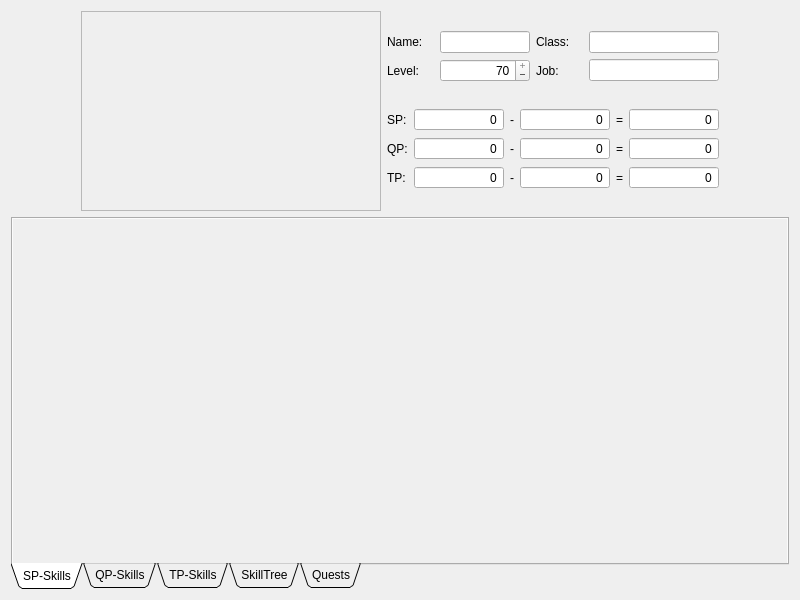
<?xml version="1.0" encoding="UTF-8"?>
<ui version="4.0">
 <class>WidgetBuild</class>
 <widget class="QWidget" name="WidgetBuild">
  <property name="geometry">
   <rect>
    <x>0</x>
    <y>0</y>
    <width>800</width>
    <height>600</height>
   </rect>
  </property>
  <property name="windowTitle">
   <string>Build</string>
  </property>
  <layout class="QVBoxLayout" name="verticalLayout_2">
   <item>
    <layout class="QHBoxLayout" name="horizontalLayout">
     <item>
      <spacer name="horizontalSpacer_2">
       <property name="orientation">
        <enum>Qt::Horizontal</enum>
       </property>
       <property name="sizeHint" stdset="0">
        <size>
         <width>40</width>
         <height>20</height>
        </size>
       </property>
      </spacer>
     </item>
     <item>
      <widget class="QLabel" name="labelCharPicture">
       <property name="minimumSize">
        <size>
         <width>300</width>
         <height>200</height>
        </size>
       </property>
       <property name="maximumSize">
        <size>
         <width>300</width>
         <height>200</height>
        </size>
       </property>
       <property name="frameShape">
        <enum>QFrame::StyledPanel</enum>
       </property>
       <property name="frameShadow">
        <enum>QFrame::Raised</enum>
       </property>
       <property name="text">
        <string/>
       </property>
       <property name="scaledContents">
        <bool>false</bool>
       </property>
       <property name="alignment">
        <set>Qt::AlignBottom|Qt::AlignLeading|Qt::AlignLeft</set>
       </property>
      </widget>
     </item>
     <item>
      <layout class="QVBoxLayout" name="verticalLayout">
       <item>
        <layout class="QGridLayout" name="gridLayout_2">
         <item row="0" column="0">
          <widget class="QLabel" name="labelName">
           <property name="text">
            <string>Name:</string>
           </property>
          </widget>
         </item>
         <item row="1" column="2">
          <widget class="QLabel" name="labelSubclass">
           <property name="text">
            <string>Job:</string>
           </property>
           <property name="alignment">
            <set>Qt::AlignLeading|Qt::AlignLeft|Qt::AlignVCenter</set>
           </property>
          </widget>
         </item>
         <item row="1" column="3">
          <widget class="QLineEdit" name="lineEditSubClass">
           <property name="enabled">
            <bool>true</bool>
           </property>
           <property name="sizePolicy">
            <sizepolicy hsizetype="Fixed" vsizetype="Fixed">
             <horstretch>0</horstretch>
             <verstretch>0</verstretch>
            </sizepolicy>
           </property>
           <property name="minimumSize">
            <size>
             <width>130</width>
             <height>0</height>
            </size>
           </property>
           <property name="maximumSize">
            <size>
             <width>130</width>
             <height>16777215</height>
            </size>
           </property>
           <property name="text">
            <string/>
           </property>
           <property name="readOnly">
            <bool>true</bool>
           </property>
          </widget>
         </item>
         <item row="1" column="0">
          <widget class="QLabel" name="labelLevel">
           <property name="text">
            <string>Level:</string>
           </property>
           <property name="alignment">
            <set>Qt::AlignLeading|Qt::AlignLeft|Qt::AlignVCenter</set>
           </property>
          </widget>
         </item>
         <item row="1" column="1">
          <widget class="QSpinBox" name="spinBoxLevel">
           <property name="minimumSize">
            <size>
             <width>50</width>
             <height>0</height>
            </size>
           </property>
           <property name="alignment">
            <set>Qt::AlignRight|Qt::AlignTrailing|Qt::AlignVCenter</set>
           </property>
           <property name="buttonSymbols">
            <enum>QAbstractSpinBox::PlusMinus</enum>
           </property>
           <property name="minimum">
            <number>1</number>
           </property>
           <property name="maximum">
            <number>70</number>
           </property>
           <property name="value">
            <number>70</number>
           </property>
          </widget>
         </item>
         <item row="0" column="3">
          <widget class="QLineEdit" name="lineEditClass">
           <property name="enabled">
            <bool>true</bool>
           </property>
           <property name="sizePolicy">
            <sizepolicy hsizetype="Fixed" vsizetype="Fixed">
             <horstretch>0</horstretch>
             <verstretch>0</verstretch>
            </sizepolicy>
           </property>
           <property name="minimumSize">
            <size>
             <width>130</width>
             <height>0</height>
            </size>
           </property>
           <property name="maximumSize">
            <size>
             <width>130</width>
             <height>16777215</height>
            </size>
           </property>
           <property name="readOnly">
            <bool>true</bool>
           </property>
          </widget>
         </item>
         <item row="0" column="2">
          <widget class="QLabel" name="labelClass">
           <property name="text">
            <string>Class:</string>
           </property>
          </widget>
         </item>
         <item row="0" column="1">
          <widget class="QLineEdit" name="lineEditName">
           <property name="sizePolicy">
            <sizepolicy hsizetype="Fixed" vsizetype="Fixed">
             <horstretch>0</horstretch>
             <verstretch>0</verstretch>
            </sizepolicy>
           </property>
           <property name="minimumSize">
            <size>
             <width>90</width>
             <height>0</height>
            </size>
           </property>
           <property name="maximumSize">
            <size>
             <width>90</width>
             <height>16777215</height>
            </size>
           </property>
           <property name="text">
            <string/>
           </property>
          </widget>
         </item>
        </layout>
       </item>
       <item>
        <layout class="QGridLayout" name="gridLayout">
         <item row="2" column="4">
          <widget class="QLabel" name="labelTPEqual">
           <property name="text">
            <string>=</string>
           </property>
          </widget>
         </item>
         <item row="1" column="0">
          <widget class="QLabel" name="labelQPTotal">
           <property name="locale">
            <locale language="German" country="Germany"/>
           </property>
           <property name="text">
            <string>QP:</string>
           </property>
          </widget>
         </item>
         <item row="0" column="0">
          <widget class="QLabel" name="labelSPTotal">
           <property name="text">
            <string>SP:</string>
           </property>
          </widget>
         </item>
         <item row="0" column="2">
          <widget class="QLabel" name="labelSPMinus">
           <property name="text">
            <string>-</string>
           </property>
          </widget>
         </item>
         <item row="1" column="2">
          <widget class="QLabel" name="labelQPMinus">
           <property name="text">
            <string>-</string>
           </property>
          </widget>
         </item>
         <item row="2" column="0">
          <widget class="QLabel" name="labelTPTotal">
           <property name="locale">
            <locale language="German" country="Germany"/>
           </property>
           <property name="text">
            <string>TP:</string>
           </property>
          </widget>
         </item>
         <item row="1" column="4">
          <widget class="QLabel" name="labelQPEqual">
           <property name="text">
            <string>=</string>
           </property>
          </widget>
         </item>
         <item row="2" column="2">
          <widget class="QLabel" name="labelTPMinus">
           <property name="text">
            <string>-</string>
           </property>
          </widget>
         </item>
         <item row="0" column="4">
          <widget class="QLabel" name="labelSPEqual">
           <property name="text">
            <string>=</string>
           </property>
          </widget>
         </item>
         <item row="0" column="1">
          <widget class="QSpinBox" name="spinBoxSpTotal">
           <property name="minimumSize">
            <size>
             <width>90</width>
             <height>0</height>
            </size>
           </property>
           <property name="maximumSize">
            <size>
             <width>90</width>
             <height>16777215</height>
            </size>
           </property>
           <property name="alignment">
            <set>Qt::AlignRight|Qt::AlignTrailing|Qt::AlignVCenter</set>
           </property>
           <property name="readOnly">
            <bool>true</bool>
           </property>
           <property name="buttonSymbols">
            <enum>QAbstractSpinBox::NoButtons</enum>
           </property>
           <property name="maximum">
            <number>99999</number>
           </property>
           <property name="value">
            <number>0</number>
           </property>
          </widget>
         </item>
         <item row="1" column="1">
          <widget class="QSpinBox" name="spinBoxQpTotal">
           <property name="minimumSize">
            <size>
             <width>90</width>
             <height>0</height>
            </size>
           </property>
           <property name="maximumSize">
            <size>
             <width>90</width>
             <height>16777215</height>
            </size>
           </property>
           <property name="alignment">
            <set>Qt::AlignRight|Qt::AlignTrailing|Qt::AlignVCenter</set>
           </property>
           <property name="readOnly">
            <bool>true</bool>
           </property>
           <property name="buttonSymbols">
            <enum>QAbstractSpinBox::NoButtons</enum>
           </property>
           <property name="maximum">
            <number>99999</number>
           </property>
           <property name="value">
            <number>0</number>
           </property>
          </widget>
         </item>
         <item row="2" column="1">
          <widget class="QSpinBox" name="spinBoxTpTotal">
           <property name="minimumSize">
            <size>
             <width>90</width>
             <height>0</height>
            </size>
           </property>
           <property name="maximumSize">
            <size>
             <width>90</width>
             <height>16777215</height>
            </size>
           </property>
           <property name="alignment">
            <set>Qt::AlignRight|Qt::AlignTrailing|Qt::AlignVCenter</set>
           </property>
           <property name="readOnly">
            <bool>true</bool>
           </property>
           <property name="buttonSymbols">
            <enum>QAbstractSpinBox::NoButtons</enum>
           </property>
           <property name="maximum">
            <number>99999</number>
           </property>
           <property name="value">
            <number>0</number>
           </property>
          </widget>
         </item>
         <item row="0" column="3">
          <widget class="QSpinBox" name="spinBoxSpUsed">
           <property name="minimumSize">
            <size>
             <width>90</width>
             <height>0</height>
            </size>
           </property>
           <property name="maximumSize">
            <size>
             <width>90</width>
             <height>16777215</height>
            </size>
           </property>
           <property name="alignment">
            <set>Qt::AlignRight|Qt::AlignTrailing|Qt::AlignVCenter</set>
           </property>
           <property name="readOnly">
            <bool>true</bool>
           </property>
           <property name="buttonSymbols">
            <enum>QAbstractSpinBox::NoButtons</enum>
           </property>
           <property name="maximum">
            <number>99999</number>
           </property>
           <property name="value">
            <number>0</number>
           </property>
          </widget>
         </item>
         <item row="1" column="3">
          <widget class="QSpinBox" name="spinBoxQpUsed">
           <property name="minimumSize">
            <size>
             <width>90</width>
             <height>0</height>
            </size>
           </property>
           <property name="maximumSize">
            <size>
             <width>90</width>
             <height>16777215</height>
            </size>
           </property>
           <property name="alignment">
            <set>Qt::AlignRight|Qt::AlignTrailing|Qt::AlignVCenter</set>
           </property>
           <property name="readOnly">
            <bool>true</bool>
           </property>
           <property name="buttonSymbols">
            <enum>QAbstractSpinBox::NoButtons</enum>
           </property>
           <property name="maximum">
            <number>99999</number>
           </property>
           <property name="value">
            <number>0</number>
           </property>
          </widget>
         </item>
         <item row="2" column="3">
          <widget class="QSpinBox" name="spinBoxTpUsed">
           <property name="minimumSize">
            <size>
             <width>90</width>
             <height>0</height>
            </size>
           </property>
           <property name="maximumSize">
            <size>
             <width>90</width>
             <height>16777215</height>
            </size>
           </property>
           <property name="alignment">
            <set>Qt::AlignRight|Qt::AlignTrailing|Qt::AlignVCenter</set>
           </property>
           <property name="readOnly">
            <bool>true</bool>
           </property>
           <property name="buttonSymbols">
            <enum>QAbstractSpinBox::NoButtons</enum>
           </property>
           <property name="maximum">
            <number>99999</number>
           </property>
           <property name="value">
            <number>0</number>
           </property>
          </widget>
         </item>
         <item row="0" column="5">
          <widget class="QSpinBox" name="spinBoxSpRemaining">
           <property name="minimumSize">
            <size>
             <width>90</width>
             <height>0</height>
            </size>
           </property>
           <property name="maximumSize">
            <size>
             <width>90</width>
             <height>16777215</height>
            </size>
           </property>
           <property name="alignment">
            <set>Qt::AlignRight|Qt::AlignTrailing|Qt::AlignVCenter</set>
           </property>
           <property name="readOnly">
            <bool>true</bool>
           </property>
           <property name="buttonSymbols">
            <enum>QAbstractSpinBox::NoButtons</enum>
           </property>
           <property name="minimum">
            <number>-99999</number>
           </property>
           <property name="maximum">
            <number>99999</number>
           </property>
           <property name="value">
            <number>0</number>
           </property>
          </widget>
         </item>
         <item row="1" column="5">
          <widget class="QSpinBox" name="spinBoxQpRemaining">
           <property name="minimumSize">
            <size>
             <width>90</width>
             <height>0</height>
            </size>
           </property>
           <property name="maximumSize">
            <size>
             <width>90</width>
             <height>16777215</height>
            </size>
           </property>
           <property name="alignment">
            <set>Qt::AlignRight|Qt::AlignTrailing|Qt::AlignVCenter</set>
           </property>
           <property name="readOnly">
            <bool>true</bool>
           </property>
           <property name="buttonSymbols">
            <enum>QAbstractSpinBox::NoButtons</enum>
           </property>
           <property name="minimum">
            <number>-99999</number>
           </property>
           <property name="maximum">
            <number>99999</number>
           </property>
           <property name="value">
            <number>0</number>
           </property>
          </widget>
         </item>
         <item row="2" column="5">
          <widget class="QSpinBox" name="spinBoxTpRemaining">
           <property name="minimumSize">
            <size>
             <width>90</width>
             <height>0</height>
            </size>
           </property>
           <property name="maximumSize">
            <size>
             <width>90</width>
             <height>16777215</height>
            </size>
           </property>
           <property name="alignment">
            <set>Qt::AlignRight|Qt::AlignTrailing|Qt::AlignVCenter</set>
           </property>
           <property name="readOnly">
            <bool>true</bool>
           </property>
           <property name="buttonSymbols">
            <enum>QAbstractSpinBox::NoButtons</enum>
           </property>
           <property name="minimum">
            <number>-99999</number>
           </property>
           <property name="maximum">
            <number>99999</number>
           </property>
           <property name="value">
            <number>0</number>
           </property>
          </widget>
         </item>
        </layout>
       </item>
      </layout>
     </item>
     <item>
      <spacer name="horizontalSpacer_5">
       <property name="orientation">
        <enum>Qt::Horizontal</enum>
       </property>
       <property name="sizeHint" stdset="0">
        <size>
         <width>40</width>
         <height>20</height>
        </size>
       </property>
      </spacer>
     </item>
    </layout>
   </item>
   <item>
    <widget class="QTabWidget" name="tabWidget">
     <property name="tabPosition">
      <enum>QTabWidget::South</enum>
     </property>
     <property name="tabShape">
      <enum>QTabWidget::Triangular</enum>
     </property>
     <property name="currentIndex">
      <number>0</number>
     </property>
     <property name="elideMode">
      <enum>Qt::ElideNone</enum>
     </property>
     <widget class="QWidget" name="tabSP">
      <attribute name="title">
       <string>SP-Skills</string>
      </attribute>
      <layout class="QGridLayout" name="gridLayout_3">
       <property name="margin">
        <number>0</number>
       </property>
       <item row="0" column="0">
        <widget class="QScrollArea" name="scrollAreaSP">
         <property name="frameShape">
          <enum>QFrame::NoFrame</enum>
         </property>
         <property name="frameShadow">
          <enum>QFrame::Plain</enum>
         </property>
         <property name="widgetResizable">
          <bool>true</bool>
         </property>
         <widget class="QWidget" name="scrollAreaWidgetContents">
          <property name="geometry">
           <rect>
            <x>0</x>
            <y>0</y>
            <width>778</width>
            <height>357</height>
           </rect>
          </property>
         </widget>
        </widget>
       </item>
      </layout>
     </widget>
     <widget class="QWidget" name="tabQP">
      <attribute name="title">
       <string>QP-Skills</string>
      </attribute>
      <layout class="QGridLayout" name="gridLayout_6">
       <property name="margin">
        <number>0</number>
       </property>
       <item row="0" column="0">
        <widget class="QScrollArea" name="scrollAreaQP">
         <property name="frameShape">
          <enum>QFrame::NoFrame</enum>
         </property>
         <property name="frameShadow">
          <enum>QFrame::Plain</enum>
         </property>
         <property name="widgetResizable">
          <bool>true</bool>
         </property>
         <widget class="QWidget" name="scrollAreaWidgetContents_3">
          <property name="geometry">
           <rect>
            <x>0</x>
            <y>0</y>
            <width>100</width>
            <height>30</height>
           </rect>
          </property>
         </widget>
        </widget>
       </item>
      </layout>
     </widget>
     <widget class="QWidget" name="tabTP">
      <attribute name="title">
       <string>TP-Skills</string>
      </attribute>
      <layout class="QGridLayout" name="gridLayout_4">
       <property name="margin">
        <number>0</number>
       </property>
       <item row="0" column="0">
        <widget class="QScrollArea" name="scrollAreaTP">
         <property name="frameShape">
          <enum>QFrame::NoFrame</enum>
         </property>
         <property name="frameShadow">
          <enum>QFrame::Plain</enum>
         </property>
         <property name="widgetResizable">
          <bool>true</bool>
         </property>
         <widget class="QWidget" name="scrollAreaWidgetContents_2">
          <property name="geometry">
           <rect>
            <x>0</x>
            <y>0</y>
            <width>100</width>
            <height>30</height>
           </rect>
          </property>
         </widget>
        </widget>
       </item>
      </layout>
     </widget>
     <widget class="QWidget" name="tabSkillTree">
      <attribute name="title">
       <string>SkillTree</string>
      </attribute>
      <layout class="QGridLayout" name="gridLayout_5">
       <property name="margin">
        <number>0</number>
       </property>
       <item row="0" column="0">
        <widget class="QScrollArea" name="scrollAreaWkillTree">
         <property name="frameShape">
          <enum>QFrame::NoFrame</enum>
         </property>
         <property name="frameShadow">
          <enum>QFrame::Plain</enum>
         </property>
         <property name="widgetResizable">
          <bool>true</bool>
         </property>
         <widget class="QWidget" name="scrollAreaWidgetContents_4">
          <property name="geometry">
           <rect>
            <x>0</x>
            <y>0</y>
            <width>100</width>
            <height>30</height>
           </rect>
          </property>
         </widget>
        </widget>
       </item>
      </layout>
     </widget>
     <widget class="QWidget" name="tabQuests">
      <attribute name="title">
       <string>Quests</string>
      </attribute>
      <layout class="QGridLayout" name="gridLayout_7">
       <property name="margin">
        <number>0</number>
       </property>
       <item row="0" column="0">
        <widget class="QScrollArea" name="scrollAreaQuests">
         <property name="frameShape">
          <enum>QFrame::NoFrame</enum>
         </property>
         <property name="frameShadow">
          <enum>QFrame::Plain</enum>
         </property>
         <property name="widgetResizable">
          <bool>true</bool>
         </property>
         <widget class="QWidget" name="scrollAreaWidgetContents_5">
          <property name="geometry">
           <rect>
            <x>0</x>
            <y>0</y>
            <width>778</width>
            <height>357</height>
           </rect>
          </property>
         </widget>
        </widget>
       </item>
      </layout>
     </widget>
    </widget>
   </item>
  </layout>
 </widget>
 <resources/>
 <connections/>
</ui>
